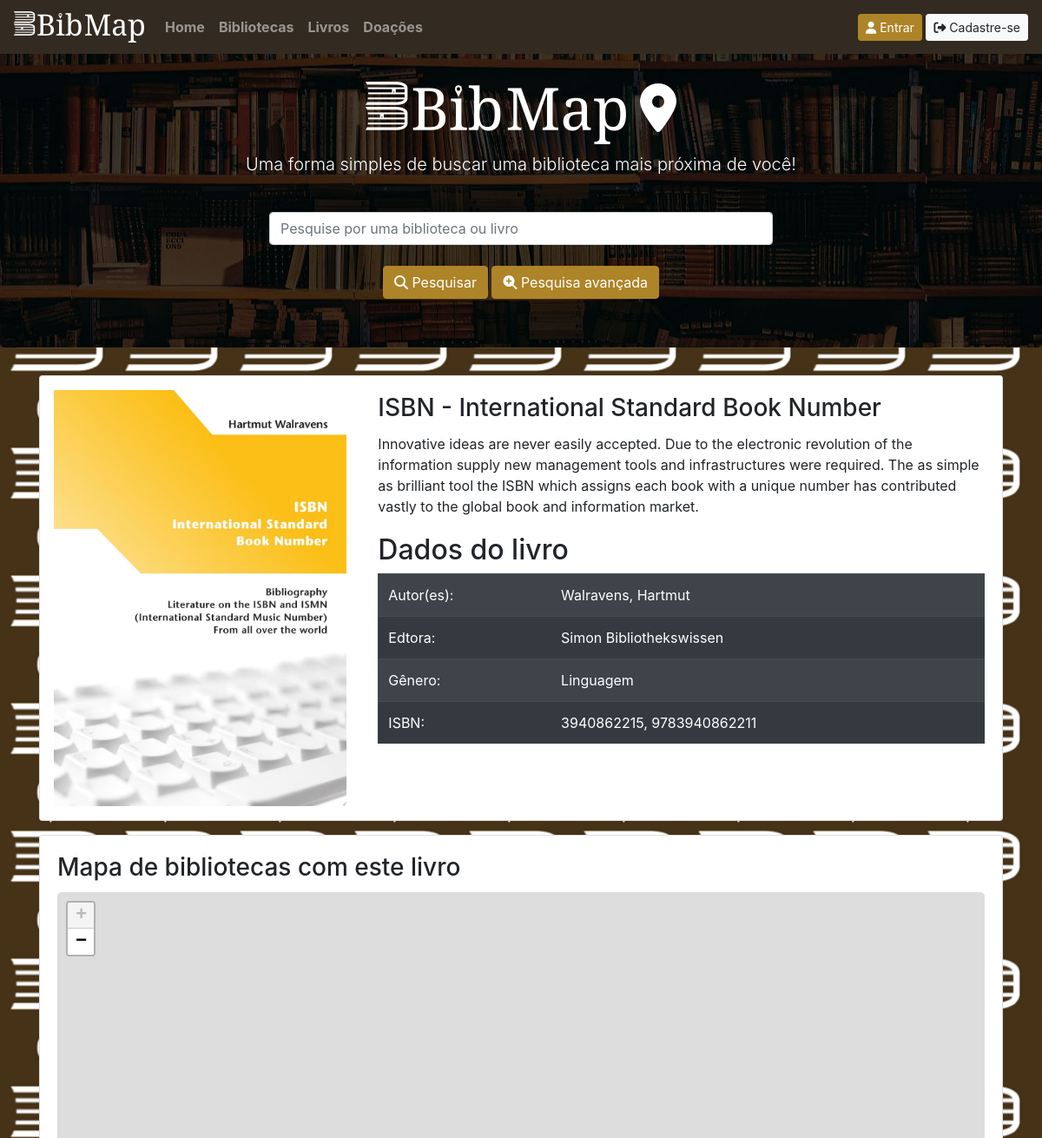
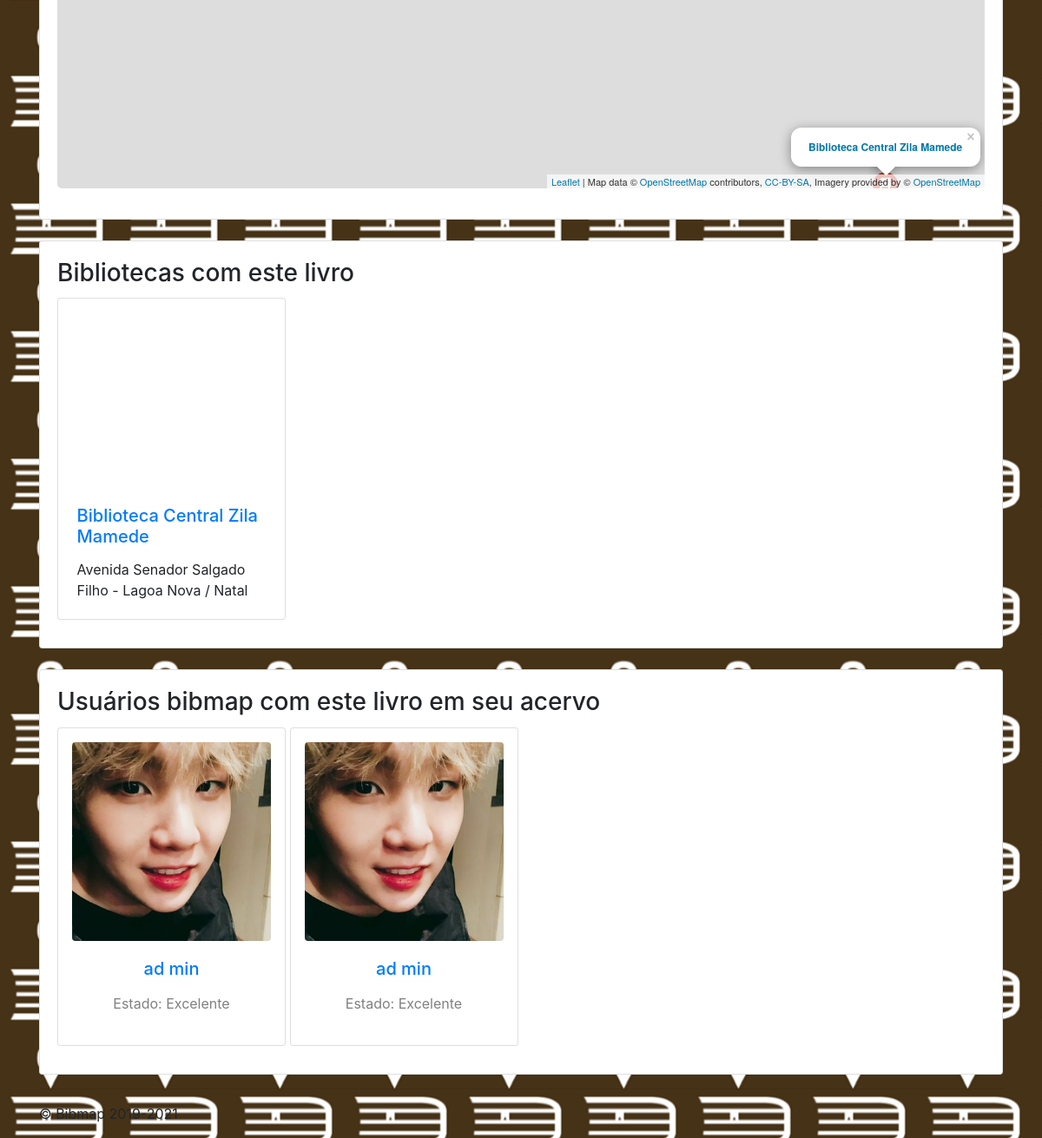
Screenshot of /livros/2 with the database file from the repository (2 pictures, top to bottom).
### livro/models.py (models this page shows, shortened)
class Livro(models.Model):
    nome = models.CharField(max_length=100)
    isbn_10 = models.CharField(max_length=10)
    isbn_13 = models.CharField(max_length=13)
    editora = models.CharField(max_length=50)
    capa = models.ImageField(upload_to='images/livros/')
    genero_choices = [
        (0, 'Ação'),
        (1, 'Administração'),
        (2, 'Aventura'),
        (3, 'Arte'),
        (4, 'Artesanato'),
        (5, 'Autoajuda'),
        (6, 'Biografia'),
        (7, 'Ciência'),
        (8, 'Computação'),
        (9, 'Humor'),
        (10, 'Direito'),
        (11, 'Educação'),
        (12, 'Didático'),
        (13, 'Engenharia'),
        (14, 'Erótico'),
        (15, 'Esporte'),
        (16, 'Ficção'),
        (17, 'Gastronomia'),
        (18, 'História'),
        (19, 'Quadrinho'),
        (20, 'Infantil'),
        (21, 'Infantojuvenil'),
        (22, 'LGBTQI+'),
        (23, 'Literatura'),
        (24, 'Medicina'),
        (25, 'Policial'),
        (26, 'Religião'),
        (27, 'Romance'),
        (28, 'Saúde'),
        (29, 'Turismo'),
        (30, 'Linguagem')
    ]
    genero = models.IntegerField(choices=genero_choices, default=0)
    status = models.BooleanField(default=True)
    autor = models.TextField()
    resumo = models.TextField()
    last_reseted_views = models.DateField(default = datetime.date(2000, 1, 1))
    visualizacoes = models.IntegerField(default=0)

### biblioteca/models.py (models this page shows, shortened)
class Biblioteca(models.Model):
    recursos_opcionais = models.ForeignKey(RecursosOpcionais, on_delete=models.PROTECT, null=True)
    endereco = models.ForeignKey(Endereco, on_delete=models.CASCADE, null=True)
    comentario = models.TextField()
    nome = models.CharField(max_length=256)
    foto = models.ImageField(upload_to='images/bib/')
    nome_bibliotecario = models.CharField(max_length=256)
    independente = models.BooleanField()
    aquisicao_acervo = models.BooleanField()
    aberto_a_comunidade = models.BooleanField()
    created_at = models.DateTimeField(auto_now_add=True)
    updated_at = models.DateTimeField(auto_now=True)
    status = models.BooleanField("Biblioteca está ativa?", editable=True, default=True)
    mapeada = models.BooleanField()
    latitude = models.DecimalField(max_digits=19, decimal_places=16)
    longitude = models.DecimalField(max_digits=19, decimal_places=15)
    last_reseted_views = models.DateField(default = datetime.date(2000, 1, 1))
    visualizacoes = models.IntegerField(default=0)
    def __str__(self):
        ret = "{}".format(self.nome)
        return ret

class Endereco(models.Model):
    cep = models.CharField(max_length=9)
    rua = models.CharField(max_length=256)
    numero = models.IntegerField()
    bairro = models.CharField(max_length=256)
    cidade = models.CharField(max_length=256)
    estado = models.CharField(max_length=2)

### accounts/models.py (models this page shows)
class LivroUsuario(models.Model):
    livro = models.ForeignKey(Livro, on_delete=models.PROTECT)
    perfil = models.ForeignKey(Perfil, on_delete=models.PROTECT)
    estado_choices = [
        (0, 'Excelente'),
        (1, 'Ótimo'),
        (2, 'Bom'),
        (3, 'Regular'),
        (4, 'Ruim'),
        (5, 'Péssimo'),
    ]
    estado = models.IntegerField(choices = estado_choices, default = 0)

### usuario/models.py (models this page shows, shortened)
class Perfil(models.Model):
    user = models.OneToOneField(User, on_delete = models.CASCADE)
    endereco = models.ForeignKey(Endereco, on_delete = models.CASCADE, null = True)
    telefone = models.ForeignKey(Telefone, on_delete = models.CASCADE, null = True)
    sexo_choices = [
        (1, 'Feminino'),
        (2, 'Masculino'),
    ]
    grupos_possiveis = [
        (0, "Usuário"),
        (1, "Operador"),
        (2, "Administrador"),
    ]
    sexo = models.IntegerField(choices = sexo_choices)
    foto = models.ImageField(upload_to = 'images/user/')
    data_de_registro = models.DateTimeField(auto_now_add = True)
    grupo = models.IntegerField(default=0, choices=grupos_possiveis)
    def __str__(self):
        return "{} {}".format(self.user.first_name, self.user.last_name)

### home/views.py (the view)
# urls.py: path('livros/<int:livro_id>', views.visualizarLivro, name="visualizarLivro"),
def visualizarLivro(request, livro_id):
    livro = get_object_or_404(Livro, pk=livro_id)
    bibs_ids = LivroAssociado.objects.filter(livro=livro).values_list('biblioteca_id', flat=True).distinct() #Pegando os IDs de todas as bibliotecas associadas ao livro e removendo as repetidas
    bibs_associadas = Biblioteca.objects.filter(id__in=bibs_ids).order_by('-visualizacoes') #Pegando as bibliotecas que possuem um ID em bibs_ids
    livrousuario = LivroUsuario.objects.filter(livro = livro) #Retorna todos as relações desse livro com usuarios
    if (timezone.now().date() > livro.last_reseted_views + timedelta(days=6)):
        livro.last_reseted_views = timezone.now().date()
        livro.visualizacoes= 0
    livro.visualizacoes+=1
    livro.save()
    context = {'livro': livro, 'bibs_associadas': bibs_associadas, 'bibmap': bibs_associadas, 'livrousuario': livrousuario,}
    return render(request, 'home/visualizar_livro.html', context)

### accounts/views.py (called while the page is built)
def AddPerfilContext(request):
    context = {}
    if 'perfil' in request.session:
        p = Perfil.objects.get(user=request.user)
        context['perfil'] = p
    return context

### templates/home/visualizar_livro.html (shortened to what this page needs)
{% load static %}
{% include 'header.html' %}
{% load l10n %}
<main role="main">
    {% include 'home/pesquisa_header.html' %}
    <div class="container">
        <div class="card mb-3">
            <div class="row no-gutters">
                <div class="col-md-4">
                <img src="{% static ''%}{{livro.capa}}" class="card-img" alt="Sem capa" style="padding: 1em">
                </div>
                <div class="col-md-8">
                <div class="card-body">
                    <h3 class="card-title">{{livro.nome}}</h3>
                    <p class="card-text">{{livro.resumo}}</p>
                    <h2 style="margin-top:0.6em">Dados do livro</h2>
                        <table class="table table-striped table-dark" style="margin-top: 0.4em;">
                            <tbody>
                                <tr>
                                    <td>Autor(es):</td>
                                    <td>{{livro.autor}}</td>
                                </tr>
                                <tr>
                                    <td>Edtora:</td>
                                    <td>{{livro.editora}}</td>
                                </tr>
                                <tr>
                                    <td>Gênero:</td>
                                    <td>
                                        {% for item in livro.genero_choices %}
                                            {% if livro.genero == item.0 %}{{item.1}}{% endif %}
                                        {% endfor %}
                                    </td>
                                </tr>
                                <td>ISBN:</td>
                                    <td>{{livro.isbn_10}}, {{livro.isbn_13}}</td>
                            </tbody>
                        </table>
                </div>
                </div>
            </div>
        </div>
            <div class="card">
                <div class="card-body" style="height: 600px">
                    <h3 class="card-title">Mapa de bibliotecas com este livro</h3>
                    <div id="map" style="height: 500px; border-radius: 5px;"></div>
                </div>
            </div>
        <br/>
        {% if bibs_associadas %}
            <div class="card">
                <div class="card-body">
                    <h3 class="card-title">Bibliotecas com este livro</h3>
                <div class="card-columns" style="column-count: 1;">
                        {% for biblioteca in bibs_associadas %}
                            <div class="card" style="width: 263px; padding: 0.1em;">
                                <a href="{% url 'home:visualizarBiblioteca' biblioteca.id %}">
                                    <div style="background-image: url({% static ''%}{{biblioteca.foto}}); background-size: cover; height: 200px; width: 200; background-position: center; margin: 1em 1em 0 1em"></div>
                                </a>
                                <div class="card-body">
                                    <h5 class="card-title" style="height: 50px"> <a href="{% url 'home:visualizarBiblioteca' biblioteca.id %}">{{ biblioteca.nome }}</a></h5>
                                    <p class="card-text">
                                        {{ biblioteca.endereco.rua }} - {{ biblioteca.endereco.bairro }} / {{ biblioteca.endereco.cidade }}
                                    </p>
                                </div>
                            </div>
                        {% endfor %}
                    </div>
                </div>
            </div>
        {% else %}
            <div class="card">
                <div class="card-body">
                    <h3 class="card-title">Este livro não está em nenhuma biblioteca cadastrada</h3>
                </div>
            </div>
        {% endif %}
        <br/>
        {% if livrousuario %}
            <div class="card">
                <div class="card-body">
                    <h3 class="card-title">Usuários bibmap com este livro em seu acervo</h3>
                <div class="card-columns" style="column-count: 1;">
                        {% for livrouser in livrousuario %}
                            <div class="card" style="width: 263px; padding: 1em 1em 0 1em; text-center">
                                <a href="{% url 'accounts:visualizar' livrouser.perfil.user.username %}">
                                    <img src="{{livrouser.perfil.foto.url}}" class="img-fluid rounded mx-auto d-block" alt="Foto de {{ livrouser.perfil }}">
                                </a>
                                <div class="card-body text-center">
                                    <h5 class="card-title"> <a href="{% url 'accounts:visualizar' livrouser.perfil.user.username %}">{{ livrouser.perfil }}</a></h5>
                                        {% if livrouser.estado == 0 %}
                                        <p class="card-text">
                                            <p style="color: gray; font-size: 12pt; margin-bottom: 0em;">Estado: Excelente</p>
                                        </p>
                                        {% endif %}
                                </div>
                            </div>
                        {% endfor %}
                    </div>
                </div>
            </div>
        {% else %}
            <div class="card">
                <div class="card-body">
                    <h4 class="card-title">Nenhum usuário do Bibmap possui este livro cadastrado</h4>
                </div>
            </div>
        {% endif %}
    </div>
    {% include 'footer.html' %}
    </body>
</html>

### assets/css/style.css (style rules this page uses)
body { background-color: #ecf0f1; }
.card { position: relative; display: -ms-flexbox; display: flex; -ms-flex-direction: column; flex-direction: column; min-width: 0; word-wrap: break-word; background-color: #fff; background-clip: border-box; border: 1px solid rgba(0, 0, 0, 0.125); border-radius: 0.25rem; }
body { background-image: url('/assets/img/aplicação2.png'); }

### assets/leaflet/leaflet.css (style rules this page uses)
.leaflet-container { overflow: hidden; }
.leaflet-container.leaflet-touch-zoom { -ms-touch-action: pan-x pan-y; touch-action: pan-x pan-y; }
.leaflet-container.leaflet-touch-drag { -ms-touch-action: pinch-zoom; touch-action: none; touch-action: pinch-zoom; }
.leaflet-container.leaflet-touch-drag.leaflet-touch-zoom { -ms-touch-action: none; touch-action: none; }
.leaflet-container { -webkit-tap-highlight-color: transparent; }
.leaflet-grab { cursor: -webkit-grab; cursor: -moz-grab; cursor: grab; }
.leaflet-container { background: #ddd; outline: 0; }
.leaflet-container { font: 12px/1.5 "Helvetica Neue", Arial, Helvetica, sans-serif; }

### rows the page displays
Livro: capa (picture), nome "ISBN - International Standard Book Number", resumo "Innovative ideas are never easily accepted. Due to the electronic revolution of the information supply new management tools and infrastructures were required. The as simple as brilliant tool the ISBN which assigns each book with a unique number has contributed vastly to the global book and information market.", autor "Walravens, Hartmut", editora "Simon Bibliothekswissen", isbn_10 "3940862215", isbn_13 "9783940862211"
Biblioteca: nome "Biblioteca Central Zila Mamede", endereco.rua "Avenida Senador Salgado Filho", endereco.bairro "Lagoa Nova", endereco.cidade "Natal"
LivroUsuario: perfil.foto (picture), perfil "ad min", estado "Estado: Excelente"
LivroUsuario: perfil.foto (picture), perfil "ad min", estado "Estado: Excelente"

### other values shown
{{ item.1 }} "Linguagem"
